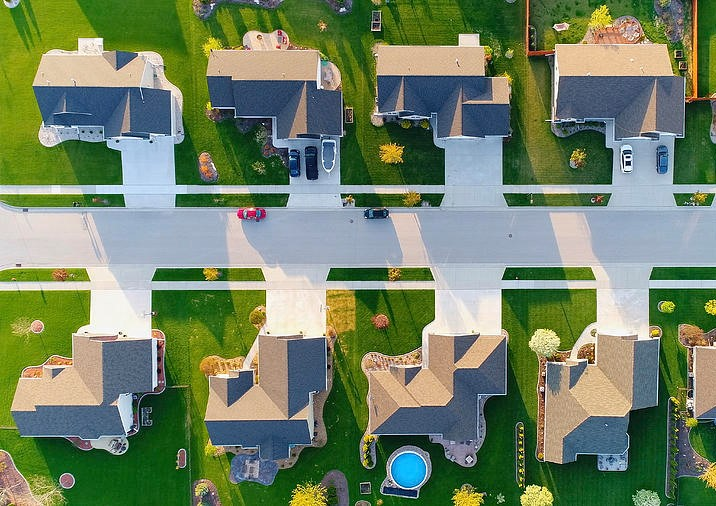
#> input picture images/neighborhood_image.jpg, 716 x 506 px, found by its file name
$ python labeled_sampling.py
#> lines starting #> are read from the running program, lines starting #| are printed output that depends on the picture
import matplotlib.pyplot as plt
import cv2

raw_image = cv2.imread(
    "/home/hunter/Documents/Research/Preference_Elicitation/dmu_final_project/images/neighborhood_image.jpg")
#> raw_image is the input picture: shape (506, 716, 3); mean B, G, R 100.5, 130.9, 113.4
plt.imshow(raw_image)


def plot_points(points, color):
#> called with color = 'red'
    for p in points:
        plt.scatter(p[0], p[1], 15, c=color)


# Building
building_pts = [[114, 99], [294, 86], [451, 82], [447, 393], [606, 411]]
# Road
road_pts = [[44, 253], [215, 232], [620, 227], [493, 250], [653, 255]]
# Other
other_pts = [[153, 484], [246, 492], [140, 28], [388, 162], [502, 480]]
# Frontdoor
frontdoor_pts = [[138, 339], [294, 340], [467, 142], [645, 144], [625, 337]]
# Backdoor
backdoor_pts = [[70, 444], [73, 54], [428, 48], [635, 450], [425, 441]]
# Road Edges
road_edges_pts = [[215, 276], [385, 275], [551, 274], [51, 275], [396, 204]]
# Building Corners
corner_pts = [[46, 60], [73, 337], [215, 447], [547, 461], [557, 119], [508, 341]]
# Intersections
intersection_pts = [[268, 297], [121, 187], [446, 186], [652, 294], [160, 278]]

plot_points(building_pts,"red")
plot_points(road_pts,"blue")
plot_points(other_pts,"black")
plot_points(frontdoor_pts,"purple")
plot_points(backdoor_pts,"orange")
plot_points(road_edges_pts,"cyan")
plot_points(corner_pts,"pink")
plot_points(intersection_pts, "green")
plt.show()
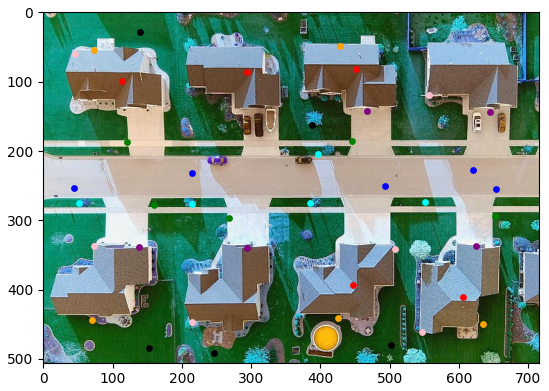
#> figure drawn by matplotlib, 1 panel; B, G, R data is drawn as R, G, B

$ run again, with images/raw_seg_comparison.png saved as images/neighborhood_image.jpg
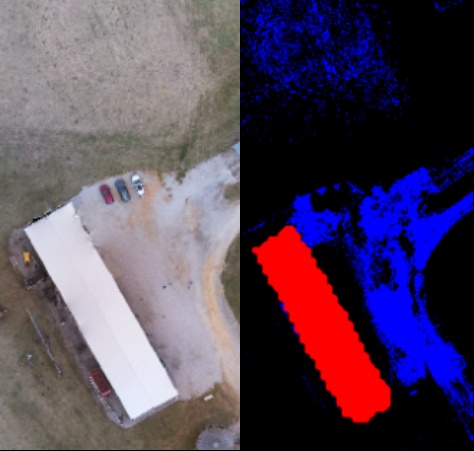
#> input picture images/raw_seg_comparison.png, 474 x 451 px, found by its file name
#> raw_image is the input picture: shape (451, 474, 3); mean B, G, R 92.4, 70.3, 86.3
#> `plt.show()`:
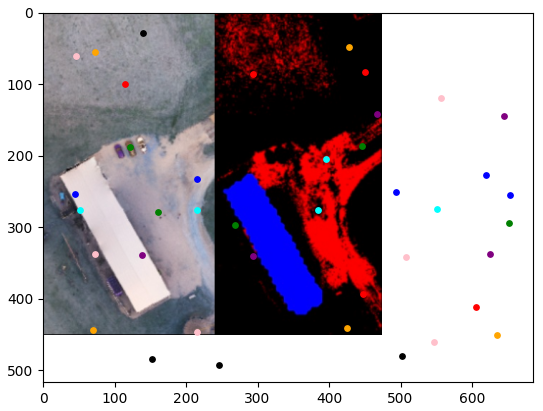
#> figure drawn by matplotlib, 1 panel; B, G, R data is drawn as R, G, B
